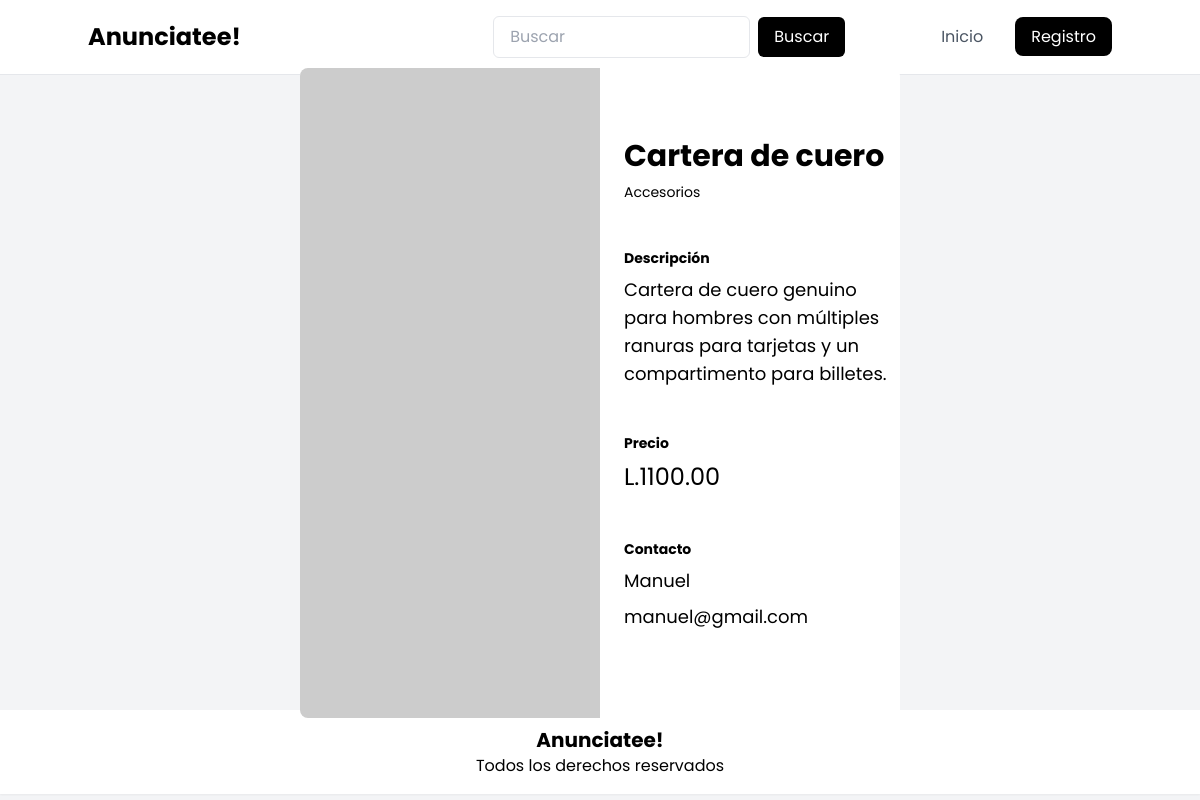
The app's page /anuncio.php?id=82 with its own data.
### tables this page shows
CREATE TABLE `advertisement` (
  `id` int(11) NOT NULL,
  `title` varchar(255) NOT NULL,
  `description` text NOT NULL,
  `price` decimal(10,2) NOT NULL,
  `user_id` int(11) NOT NULL,
  `category_id` int(11) NOT NULL
);

CREATE TABLE `categories` (
  `id` int(11) NOT NULL,
  `name` varchar(20) NOT NULL
);

CREATE TABLE `users` (
  `id` int(11) NOT NULL,
  `email` varchar(100) NOT NULL,
  `username` varchar(10) NOT NULL,
  `password` varchar(50) NOT NULL
);

### models/Advertisement.php (called while the page is built, shortened)
<?php
class Advertisement {
    private $connection;
    public function __construct($db) {
        $this->connection = $db;
    }
    public function getAdvertisementsById($id){
        try{
            $query = "SELECT a.id , a.title, a.description, a.price, u.email, u.username, a.category_id, a.user_id
            FROM advertisement as a INNER JOIN users as u ON a.user_id = u.id WHERE a.id = :id";
            $stmt = $this->connection->prepare($query);
            $stmt->bindParam(':id', $id);
            $stmt->execute();
            $advertisement = $stmt->fetch(PDO::FETCH_ASSOC);
            return $advertisement;
        }catch(PDOException $e){
            echo "Error: " . $e->getMessage();
        }
    }
}

### models/Category.php (called while the page is built, shortened)
<?php
class Category{
    private $connection;
    public function __construct($db){
        $this->connection = $db;
    }
    public function getCategoryNameById($id){
        try{
            $query = "SELECT name FROM categories WHERE id = :id";
            $stmt = $this->connection->prepare($query);
            $stmt->bindParam(':id', $id);
            $stmt->execute();
            $category = $stmt->fetch(PDO::FETCH_ASSOC);
            return $category['name'];
        }catch(PDOException $e){
            echo "Error: " . $e->getMessage();
        }
    }
}

### anuncio.php (the view, shortened to what this page needs)
<?php
include_once 'components/header.php';
include_once './models/Advertisement.php';
include_once './models/Category.php';
$database = new Database();
$connection = $database->getConnection();
$advertisement = new Advertisement($connection);
$category = new Category($connection);
$anuncio = $advertisement->getAdvertisementsById($_GET['id']);
$category_name = $category->getCategoryNameById($anuncio['category_id']);
?>
<main class="flex  flex-col justify-center items-center md:flex-row  " style="height: calc(100vh - 165px);">
    <div class="bg-white rounded-lg overflow-hidden flex items-center w-3/4 md:w-2/4 gap-4" style="height: 650px;">
        <img class="h-full w-2/4 object-cover" src="https://picsum.photos/200/300?random=<?php echo $_GET['id'] ?>" alt="Imagen del anuncio">
        <div class="py-4 px-2 flex flex-col justify-between items-center w-full h-5/6 items-center">
            <div class="flex flex-col w-full mb-4">
                <h1 class="text-3xl font-bold mb-2"><?php echo $anuncio['title'] ?></h1>
                <h2 class="text-sm"><?php echo $category_name ?></h2>
            </div>
            <div class="flex flex-col w-full gap-2 overflow-auto mb-4">
                <h3 class="text-sm font-bold">Descripción</h3>
                <p class="text-lg"><?php echo $anuncio['description'] ?></p>
            </div>
            <div class="flex flex-col w-full gap-2 mb-4">
                <h3 class="text-sm font-bold">Precio</h3>
                <p class="text-2xl">L.<?php echo $anuncio['price'] ?></p>
            </div>
            <div class="flex flex-col w-full gap-2 mb-4">
                <h3 class="text-sm font-bold">Contacto</h3>
                <p class="text-lg"><?php echo $anuncio['username'] ?></p>
                <p class="text-lg"><?php echo $anuncio['email'] ?></p>
            </div>
        </div>
    </div>
</main>
<?php
include_once 'components/footer.php';
?>

### assets/css/style.css (style rules this page uses)
* { margin: 0; padding: 0; box-sizing: border-box; font-family: 'Poppins', sans-serif; }

### records on screen
advertisement: title "Cartera de cuero", category.name "Accesorios", description "Cartera de cuero genuino para hombres con múltiples ranuras para tarjetas y un compartimento para billetes.", price "1100.00", user.username "Manuel", user.email "manuel@gmail.com"
